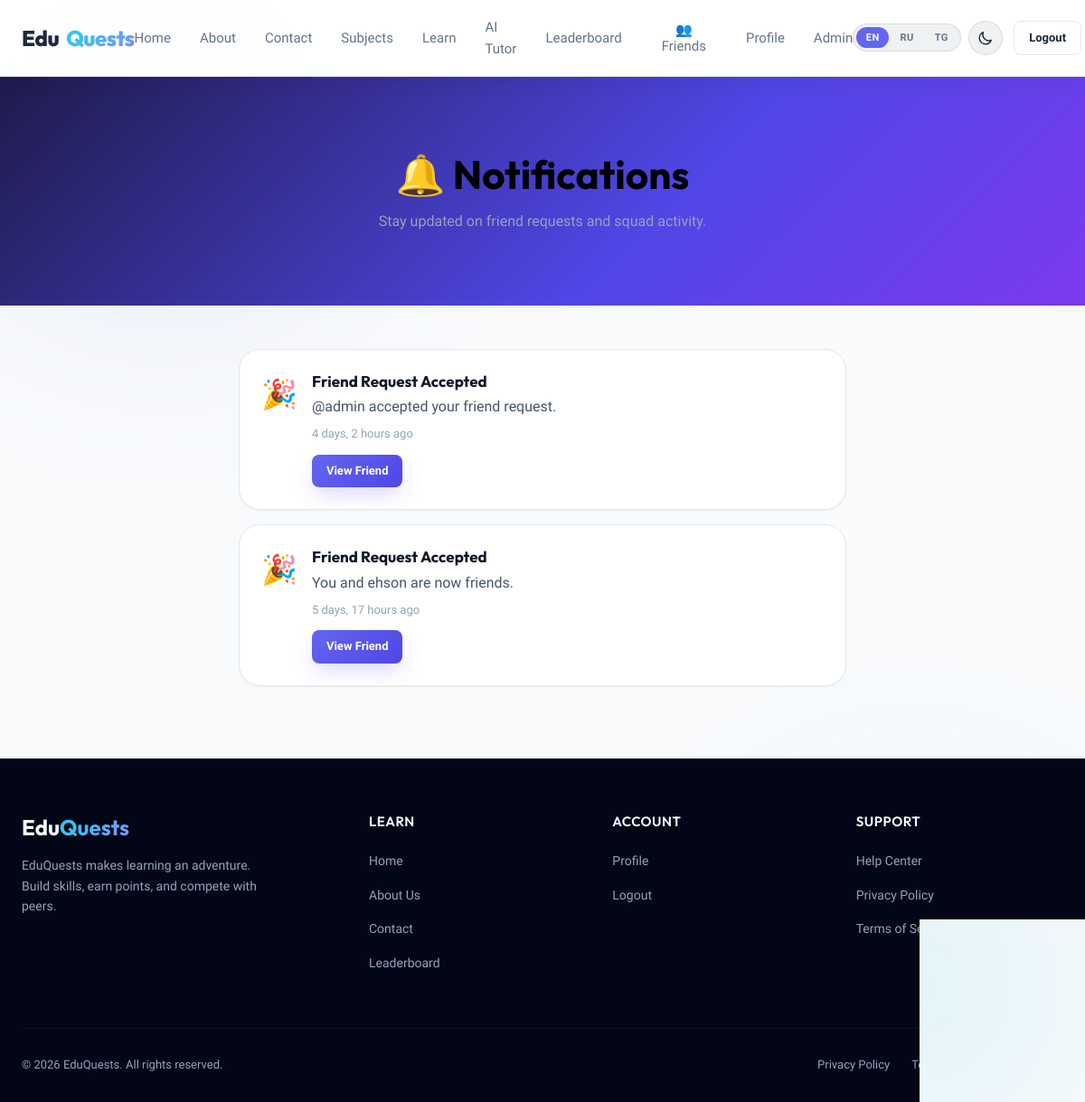
/notifications/ (signed in), run on the app's committed database.
### friends/models.py (models this page shows, shortened)
class Notification(models.Model):
    FRIEND_REQUEST = "friend_request"
    FRIEND_ACCEPTED = "friend_accepted"
    TYPE_CHOICES = [
        (FRIEND_REQUEST, "Friend Request"),
        (FRIEND_ACCEPTED, "Friend Accepted"),
    ]
    recipient = models.ForeignKey(
        settings.AUTH_USER_MODEL,
        on_delete=models.CASCADE,
        related_name="notifications",
    )
    sender = models.ForeignKey(
        settings.AUTH_USER_MODEL,
        on_delete=models.CASCADE,
        related_name="sent_notifications",
        null=True,
        blank=True,
    )
    notification_type = models.CharField(max_length=32, choices=TYPE_CHOICES)
    message = models.TextField()
    is_read = models.BooleanField(default=False)
    created_at = models.DateTimeField(auto_now_add=True)
    class Meta:
        ordering = ["-created_at"]

### friends/views.py (the view)
# urls.py: path("notifications/", views.notifications_list, name="notifications_list"),
@login_required
def notifications_list(request):
    notifications = (
        Notification.objects.filter(recipient=request.user)
        .select_related("sender")
        .order_by("-created_at")
    )
    return render(
        request,
        "friends/notifications.html",
        {"notifications": notifications},
    )

### accounts/context_processors.py (called while the page is built)
def eduquests_context(request):
    has_subjects = False
    subjects_url = '#'
    for url_name in ['subject_list', 'subjects', 'subjects:index', 'subjects:list']:
        try:
            subjects_url = reverse(url_name)
            has_subjects = True
            break
        except NoReverseMatch:
            continue
    return {
        'has_subjects_url': has_subjects,
        'subjects_url': subjects_url,
    }

### eduquests/context_processors.py (called while the page is built)
def i18n_theme_context(request):
    lang = getattr(request, "LANGUAGE_CODE", None) or request.session.get("django_language", "en")
    if lang not in SUPPORTED_LANGS:
        lang = "en"
    return {
        "current_language": lang,
        "supported_languages": SUPPORTED_LANGS,
        "lang_labels": LANG_LABELS,
    }

def admin_context(request):
    is_admin = False
    if request.user.is_authenticated:
        is_admin = request.user.is_staff or request.user.is_superuser
    return {
        "is_admin": is_admin,
    }

### eduquests/i18n_strings.py (called while the page is built)
def get_text(key: str, lang: str = "en") -> str:
    if lang not in SUPPORTED_LANGS:
        lang = "en"
    entry = STRINGS.get(key)
    if not entry:
        return key
    return entry.get(lang) or entry.get("en") or key

### eduquests/templatetags/tr_tags.py (called while the page is built)
@register.simple_tag(takes_context=True)
def tr(context, key):
    request = context.get("request")
    lang = "en"
    if request:
        lang = getattr(request, "LANGUAGE_CODE", None) or request.session.get("django_language", "en")
    return get_text(key, lang)

### friends/chat_services.py (called while the page is built)
def unread_count_for_room(room, user):
    state = ChatReadState.objects.filter(room=room, user=user).first()
    since = state.last_read_at if state else None
    qs = ChatMessage.objects.filter(room=room, is_deleted=False).exclude(sender=user)
    if since:
        qs = qs.filter(created_at__gt=since)
    return qs.count()

def unread_counts_by_friend_ids(user):
    rooms = ChatRoom.objects.filter(Q(user1=user) | Q(user2=user))
    result = {}
    for room in rooms:
        friend = room.other_user(user)
        result[friend.pk] = unread_count_for_room(room, user)
    return result

def total_unread_chat_count(user):
    return sum(unread_counts_by_friend_ids(user).values())

### friends/models.py (called while the page is built)
    def other_user(self, user):
        if self.user1_id == user.pk:
            return self.user2
        return self.user1

### template/friends/notifications.html (shortened to what this page needs)
{% extends 'base.html' %}
{% block main_content %}
<div class="page-header friends-page-header notifications-page-header">
  <div class="container">
    <h1 class="page-title">🔔 Notifications</h1>
    <p class="page-subtitle">Stay updated on friend requests and squad activity.</p>
  </div>
</div>
<section class="friends-section notifications-section">
  <div class="container notifications-container">
    {% if notifications %}
    <div class="notifications-feed">
      {% for note in notifications %}
      <article class="notification-card{% if not note.is_read %} unread{% endif %}">
        <div class="notification-icon">
          {% if note.notification_type == 'friend_request' %}👋{% else %}🎉{% endif %}
        </div>
        <div class="notification-body">
          <h3>
            {% if note.notification_type == 'friend_request' %}
            New Friend Request
            {% elif note.notification_type == 'friend_accepted' %}
            Friend Request Accepted
            {% else %}
            Notification
            {% endif %}
          </h3>
          <p class="notification-message">{{ note.message }}</p>
          <time class="notification-time">{{ note.created_at|timesince }} ago</time>
          <div class="notification-actions">
            {% if note.notification_type == 'friend_request' %}
            <a href="{% url 'friend_requests' %}" class="btn btn-primary btn-sm">View Request</a>
            {% elif note.notification_type == 'friend_accepted' %}
            <a href="{% url 'friends_list' %}" class="btn btn-primary btn-sm">View Friend</a>
            {% endif %}
          </div>
        </div>
      </article>
      {% endfor %}
    </div>
    {% endif %}
  </div>
</section>
{% endblock %}

### static/css/styles.css (style rules this page uses)
:root { --font-display: 'Outfit', sans-serif; --font-sans: 'Plus Jakarta Sans', sans-serif; --color-slate-50: #f8fafc; --color-slate-100: #f1f5f9; --color-slate-200: #e2e8f0; --color-slate-300: #cbd5e1; --color-slate-400: #94a3b8; --color-slate-500: #64748b; --color-slate-600: #475569; --color-slate-700: #334155; --color-slate-800: #1e293b; --color-slate-900: #0f172a; --color-slate-950: #020617; --color-primary: #6366f1; --color-primary-light: #818cf8; --color-primary-dark: #4f46e5; --color-secondary: #06b6d4; --color-secondary-light: #22d3ee; --color-secondary-dark: #0891b2; --color-accent: #10b981; --color-accent-light: #34d399; --color-accent-dark: #059669; --color-warning: #f59e0b; --color-danger: #ef4444; --color-success: #10b981; --bg-app: var(--color-slate-50); --bg-card: #ffffff; --bg-nav: rgba(15, 23, 42, 0.92); --bg-footer: var(--color-slate-950); --shadow-sm: 0 1px 2px 0 rgba(0, 0, 0, 0.05); --shadow-md: 0 4px 6px -1px rgba(0, 0, 0, 0.1), 0 2px 4px -2px rgba(0, 0, 0, 0.1); --shadow-lg: 0 10px 15px -3px rgba(0, 0, 0, 0.1), 0 4px 6px -4px rgba(0, 0, 0, 0.1); --shadow-xl: 0 20px 25px -5px rgba(0, 0, 0, 0.08), 0 8px 10px -6px rgba(0, 0, 0, 0.08); --shadow-indigo: 0 10px 25px -5px rgba(99, 102, 241, 0.3); --shadow-cyan: 0 10px 25px -5px rgba(6, 118, 212, 0.3); --border-default: 1px solid var(--color-slate-200); --border-light: 1px solid rgba(255, 255, 255, 0.08); --radius-sm: 8px; --radius-md: 14px; --radius-lg: 24px; --radius-full: 9999px; --transition-fast: 0.15s ease; --transition-normal: 0.3s cubic-bezier(0.4, 0, 0.2, 1); --transition-slow: 0.5s ease; }
* { margin: 0; padding: 0; box-sizing: border-box; }
html { scroll-behavior: smooth; }
body { font-family: var(--font-sans); background-color: var(--bg-app); color: var(--color-slate-800); line-height: 1.6; min-height: 100vh; display: flex; flex-direction: column; overflow-x: hidden; }
h1, h2, h3, h4, h5, h6 { font-family: var(--font-display); color: var(--color-slate-900); font-weight: 700; line-height: 1.25; }
a { color: inherit; text-decoration: none; transition: var(--transition-fast); }
.container { width: 100%; max-width: 1200px; margin: 0 auto; padding: 0 24px; }
.btn { display: inline-flex; align-items: center; justify-content: center; padding: 10px 20px; border-radius: var(--radius-sm); font-weight: 600; font-size: 14px; cursor: pointer; transition: var(--transition-normal); border: none; }
.btn-sm { padding: 8px 16px; font-size: 13px; }
.btn-primary { background: linear-gradient(135deg, var(--color-primary) 0%, var(--color-primary-dark) 100%); color: white; box-shadow: var(--shadow-indigo); }
.page-header { background: linear-gradient(180deg, var(--color-slate-900) 0%, var(--color-slate-850) 100%); color: white; padding: 80px 0; text-align: center; }
.page-title { color: black; font-size: 44px; margin-bottom: 12px; }
.page-subtitle { color: var(--color-slate-400); font-size: 16px; max-width: 600px; margin: 0 auto; }
.friends-page-header { background: linear-gradient(135deg, #4f46e5 0%, #7c3aed 50%, #06b6d4 100%); }
.friends-section { padding: 48px 0 80px; }
.notifications-page-header { background: linear-gradient(135deg, #1e1b4b 0%, #4f46e5 60%, #7c3aed 100%); }
.notifications-container { max-width: 720px; margin: 0 auto; }
.notifications-feed { display: flex; flex-direction: column; gap: 16px; }
.notification-card { display: flex; gap: 16px; background: white; border: var(--border-default); border-radius: var(--radius-lg); padding: 24px; box-shadow: var(--shadow-sm); transition: box-shadow 0.2s, transform 0.2s; word-wrap: break-word; word-break: break-word; overflow: hidden; }
.notification-icon { font-size: 32px; flex-shrink: 0; }
.notification-body h3 { font-size: 17px; margin-bottom: 6px; }
.notification-message { color: var(--color-slate-600); margin-bottom: 8px; line-height: 1.5; }
.notification-time { font-size: 13px; color: var(--color-slate-400); display: block; margin-bottom: 12px; }
.notification-actions { display: flex; flex-wrap: wrap; gap: 8px; }

### static/css/animations.css (style rules this page uses)
.btn { transition: transform 0.25s cubic-bezier(0.34, 1.56, 0.64, 1), box-shadow 0.3s ease, background 0.25s ease; }
.btn-primary { position: relative; overflow: hidden; }
.btn-primary::before { content: ""; position: absolute; inset: 0; background: linear-gradient( 120deg, transparent 30%, rgba(255, 255, 255, 0.25) 50%, transparent 70% ); transform: translateX(-100%); transition: none; }
.ripple-host { position: relative; overflow: hidden; }

### data on the page
Notification: notification_type "Friend Request Accepted", message "@admin accepted your friend request.", created_at "4 days, 2 hours"
Notification: notification_type "Friend Request Accepted", message "You and ehson are now friends.", created_at "5 days, 17 hours"

### other printed values
{{ code|upper }} "EN" "RU" "TG"
